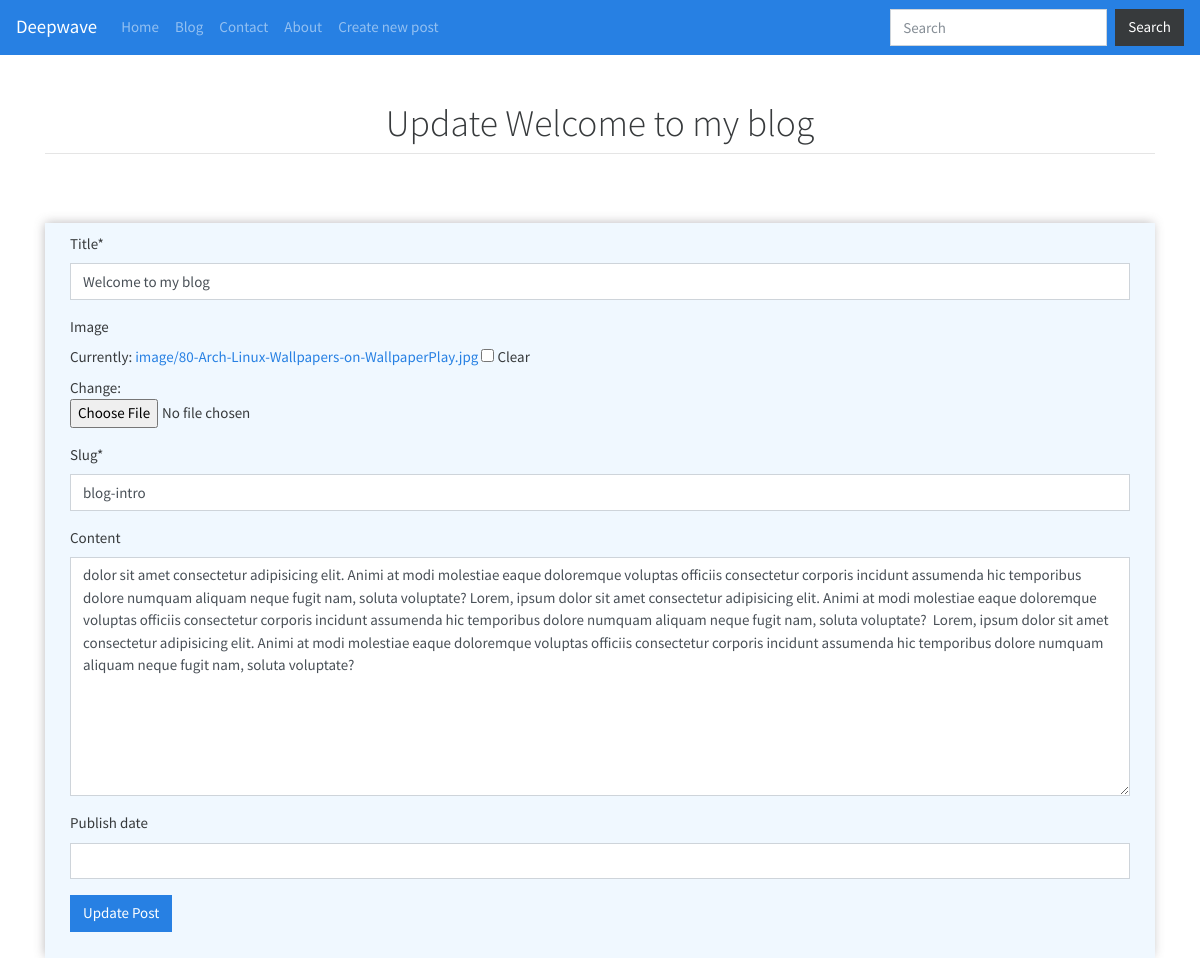
Screenshot of /blog/blog-intro/edit/ (signed in) with the database file from the repository.
### blog/models.py (models this page shows, shortened)
class BlogPost(models.Model):
    User = models.ForeignKey(User, default=1, null=True, on_delete=models.SET_NULL)
    title = models.CharField(max_length=255)
    slug = models.SlugField(unique=True) #hello world -> hello-world
    content = models.TextField(null=True, blank=True)
    publish_date = models.DateTimeField( auto_now=False, auto_now_add=False, blank=True, null=True)
    image = models.ImageField(upload_to='image/', blank=True, null=True)
    timestamp = models.DateTimeField(auto_now_add=True) #when added to the database, the field changes to that time
    updated = models.DateTimeField(auto_now=True) #when save is hit, the time changes
    objects = BlogPostManager()
    class Meta:
        ordering = ['-updated', '-publish_date', '-timestamp' ]

### blog/views.py (the view)
# urls.py: path('<str:slug>/edit/', blogPostUpdateView),
@staff_member_required
def blogPostUpdateView(request, slug):
    postInstance = get_object_or_404(BlogPost, slug=slug)
    title = f"Update {postInstance.title}"
    form = BlogPostModelForm(request.POST or None, request.FILES or None, instance=postInstance)
    if form.is_valid():
        form.save()
    template_name = "form.html"
    context = {"form": form, "title": title, "action":"Update Post"}
    return render(request, template_name, context)

### blog/forms.py (shortened to what this page needs)
class BlogPostModelForm(forms.ModelForm):
    class Meta:
        model = BlogPost
        fields = ['title', 'image', 'slug', 'content', 'publish_date']
        widgets = {
            'publish_date': DatePickerInput(format='%d/%m/%Y %H:%M')
        }

### blog/models.py (called while the page is built)
    def get_queryset(self):
        return BlogPostQuerySet(self.model, using=self._db)

### templates/form.html (shortened to what this page needs)
{% extends 'base.html' %}
{% load crispy_forms_tags %}
{% load bootstrap4 %}
{% block content %}
<br>
<div class="container contact-form">
    <form method="POST" action="." enctype="multipart/form-data">{% csrf_token %}
            <div class="col-md-12">
                {{form|crispy}}
                <div class="form-group">
                    <input type="submit" class="btn btn-primary" value="{{action}}" />
                </div>
            </div>
    </form>
{% endblock content %}

### templates/form.html (style rules this page uses)
.contact-form { background-color: aliceblue; padding: 10px; -webkit-box-shadow: -1px -1px 36px -1px rgba(102,97,102,0.95); -moz-box-shadow: -1px -1px 36px -1px rgba(102,97,102,0.95); box-shadow: -1px -1px 10px -1px rgba(102, 97, 102, 0.452); }

### rows the page displays
BlogPost: title "Welcome to my blog", slug "blog-intro", content "dolor sit amet consectetur adipisicing elit. Animi at modi molestiae eaque doloremque voluptas officiis consectetur corporis incidunt assumenda hic temporibus dolore numquam aliquam neque fugit nam, soluta voluptate? Lorem, ipsum dolor sit amet consectetur adipisicing elit. Animi at modi molestiae eaque doloremque voluptas officiis consectetur corporis incidunt assumenda hic temporibus dolore numquam aliquam neque fugit nam, soluta voluptate? Lorem, ipsum dolor sit amet consectetur adipisicing elit. Animi at modi molestiae eaque doloremque voluptas officiis consectetur corporis incidunt assumenda hic temporibus dolore numquam aliquam neque fugit nam, soluta voluptate?"

### other values shown
{{ title }} "Update Welcome to my blog"
